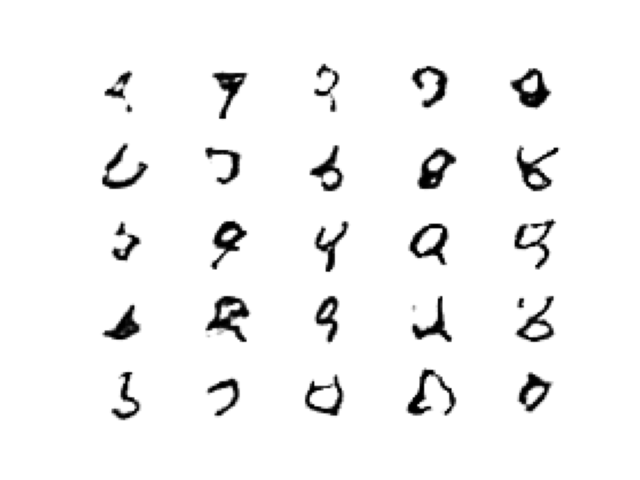

Generate this figure with Python:
from numpy import expand_dims
from numpy import ones
from numpy import zeros
from numpy import vstack
from numpy.random import randn
from numpy.random import randint
from keras.datasets.mnist import load_data
from keras.models import Sequential
from keras.optimizers import Adam
from keras.layers import Dense
from keras.layers import Conv2D
from keras.layers import Flatten
from keras.layers import Dropout
from keras.layers import LeakyReLU
from keras.layers import Reshape
from keras.layers import Conv2DTranspose
from keras.utils.vis_utils import plot_model
from matplotlib import pyplot

def define_discriminator(in_shape=(28,28,1)):
	model = Sequential()
	model.add(Conv2D(64, (3,3), strides=(2,2), padding='same', input_shape=in_shape))
	model.add(LeakyReLU(alpha=0.2))
	model.add(Dropout(0.4))
	model.add(Conv2D(64, (3,3), strides=(2,2), padding='same'))
	model.add(LeakyReLU(alpha=0.2))
	model.add(Dropout(0.4))
	model.add(Flatten())
	model.add(Dense(1, activation='sigmoid'))
	
	opt = Adam(lr=0.0002, beta_1=0.5)
	model.compile(loss='binary_crossentropy', optimizer=opt, metrics=['accuracy'])
	return model

def load_real_samples():
	(trainX, _), (_, _) = load_data()
	X = expand_dims(trainX, axis=-1)
	X = X.astype('float32')
	X = X / 255.0
	return X

def generate_real_samples(dataset, n_samples):
	ix = randint(0, dataset.shape[0], n_samples)
	X = dataset[ix]
	y = ones((n_samples, 1))
	return X, y

def generate_fake_samples(n_samples):
	X = rand(28*28*n_samples)
	X = X.reshape((n_samples,28,28,1))
	y = zeros((n_samples, 1))
	return X, y

def train_discriminator(model, dataset, n_iter=100, n_batch=256):
	half_batch = int(n_batch / 2)
	for i in range(n_iter):
		X_real, y_real = generate_real_samples(dataset, half_batch)
		_, real_acc = model.train_on_batch(X_real, y_real)
		X_fake, y_fake = generate_fake_samples(half_batch)
		_, fake_acc = model.train_on_batch(X_fake, y_fake)
		print('>%d real=%.0f%% fake=%.0f%%' % (i+1, real_acc*100, fake_acc*100))

def define_generator(latent_dim):
	model = Sequential()
	n_nodes = 128 * 7 * 7
	model.add(Dense(n_nodes, input_dim = latent_dim))
	model.add(LeakyReLU(alpha=0.2))
	model.add(Reshape((7,7,128)))
	model.add(Conv2DTranspose(128, (4,4), strides=(2,2), padding='same'))
	model.add(LeakyReLU(alpha=0.2))
	model.add(Conv2DTranspose(128, (4,4), strides=(2,2), padding='same'))
	model.add(LeakyReLU(alpha=0.2))
	model.add(Conv2D(1, (7,7), activation='sigmoid', padding='same'))
	return model

def generate_latent_points(latent_dim, n_samples):
	x_input = randn(latent_dim * n_samples)
	x_input = x_input.reshape(n_samples, latent_dim)
	return x_input

def generate_fake_samples(g_model, latent_dim, n_samples):
	x_input = generate_latent_points(latent_dim, n_samples)
	X = g_model.predict(x_input)
	y = zeros((n_samples,1))
	return X,y

def define_gan(g_model, d_model):
	d_model.trainable = False
	model = Sequential()
	model.add(g_model)
	model.add(d_model)
	opt = Adam(lr=0.0002, beta_1=0.5)
	model.compile(loss='binary_crossentropy', optimizer=opt)
	return model

def train_gan(gan_mode, latent_dim, n_epochs=100, n_batch=256):
	for i in range(n_epochs):
		x_gan = generate_latent_points(latent_dim, n_batch)
		y_gan = ones((n_batch, 1))
		gan_model.train_on_batch(x_gan, y_gan)

def summarize_performance(epoch, g_model, d_model, dataset, latent_dim, n_samples=100):
	X_real, y_real = generate_real_samples(dataset, n_samples)
	_, acc_real = d_model.evaluate(X_real, y_real, verbose=0)
	x_fake, y_fake = generate_fake_samples(g_model, latent_dim, n_samples)
	_, acc_fake = d_model.evaluate(x_fake, y_fake, verbose=0)
	print('>Accuracy real: %.0f%%, fake: %.0f%%' % (acc_real*100, acc_fake*100))

def train(g_model, d_model, gan_model, dataset, latent_dim, n_epochs=100, n_batch=256):
	bat_per_epo = int(dataset.shape[0] / n_batch)
	half_batch = int(n_batch / 2)
	for i in range(n_epochs):
		for j in range(bat_per_epo):
			X_real, y_real = generate_real_samples(dataset, half_batch)
			X_fake, y_fake = generate_fake_samples(g_model, latent_dim, half_batch)
			X, y = vstack((X_real, X_fake)), vstack((y_real, y_fake))
			d_loss, _ = d_model.train_on_batch(X, y)
			X_gan = generate_latent_points(latent_dim, n_batch)
			y_gan = ones((n_batch, 1))
			g_loss = gan_model.train_on_batch(X_gan, y_gan)
			print('>%d, %d/%d, d=%.3f, g=%.3f' % (i+1, j+1, bat_per_epo, d_loss, g_loss))
		if(i+1)%2 == 0:
			summarize_performance(i, g_model, d_model, dataset, latent_dim)


def save_plot(examples, n):
	for i in range(n*n):
		pyplot.subplot(n,n,1+i)
		pyplot.axis('off')
		pyplot.imshow(examples[i, :, :, 0], cmap='gray_r')
	pyplot.savefig('gan.png')


latent_dim = 100
batch_size = 32
d_model = define_discriminator()
g_model = define_generator(latent_dim)
gan_model = define_gan(g_model, d_model)
dataset = load_real_samples()
n_epochs = 30
gan_model.summary()
train(g_model, d_model, gan_model, dataset, latent_dim, n_epochs, batch_size)
latent_points = generate_latent_points(100,25)
X = g_model.predict(latent_points)
save_plot(X, 5)
#plot_model(model, to_file='discriminator_plot.png', show_shapes=True, show_layer_names=True)
